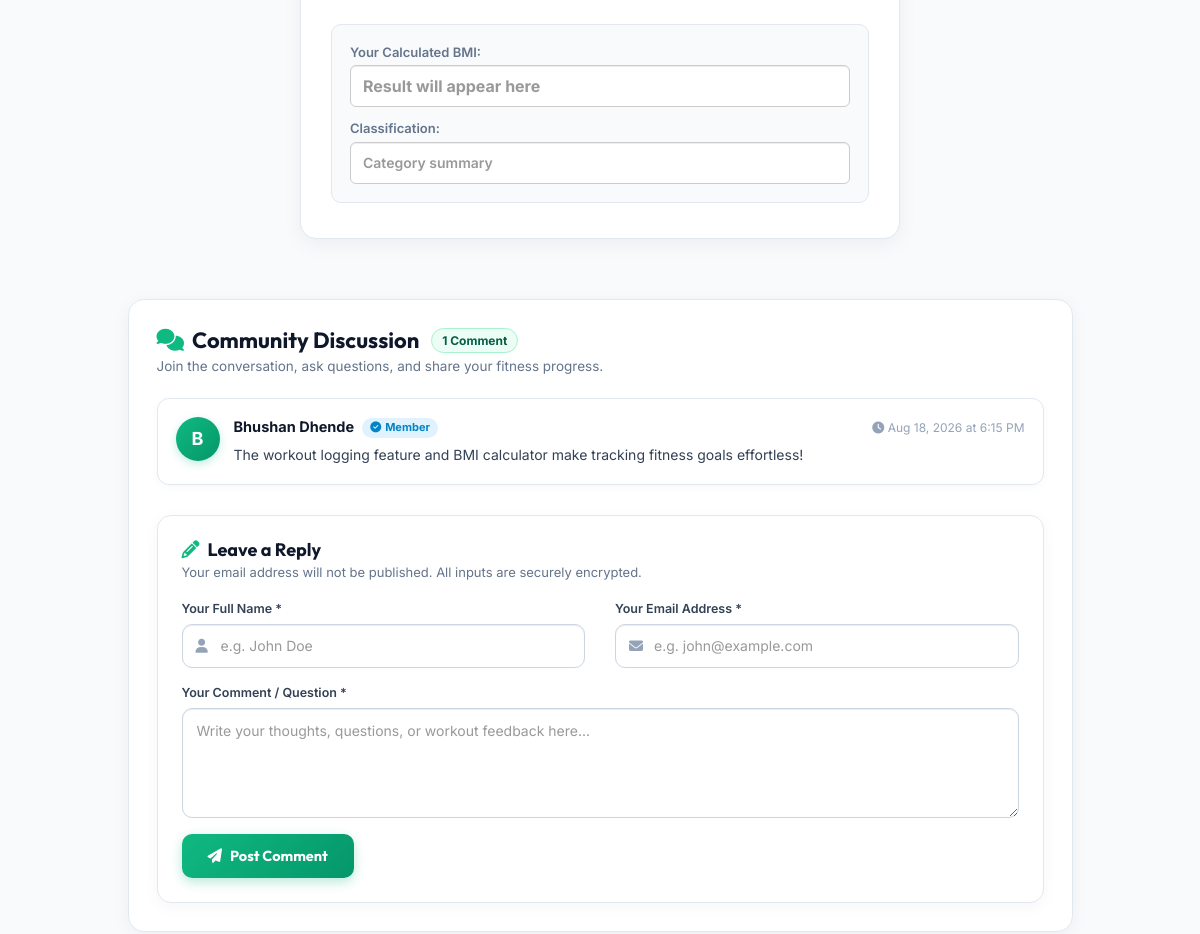
The app's page /BMI-calc.php (middle part), older data.
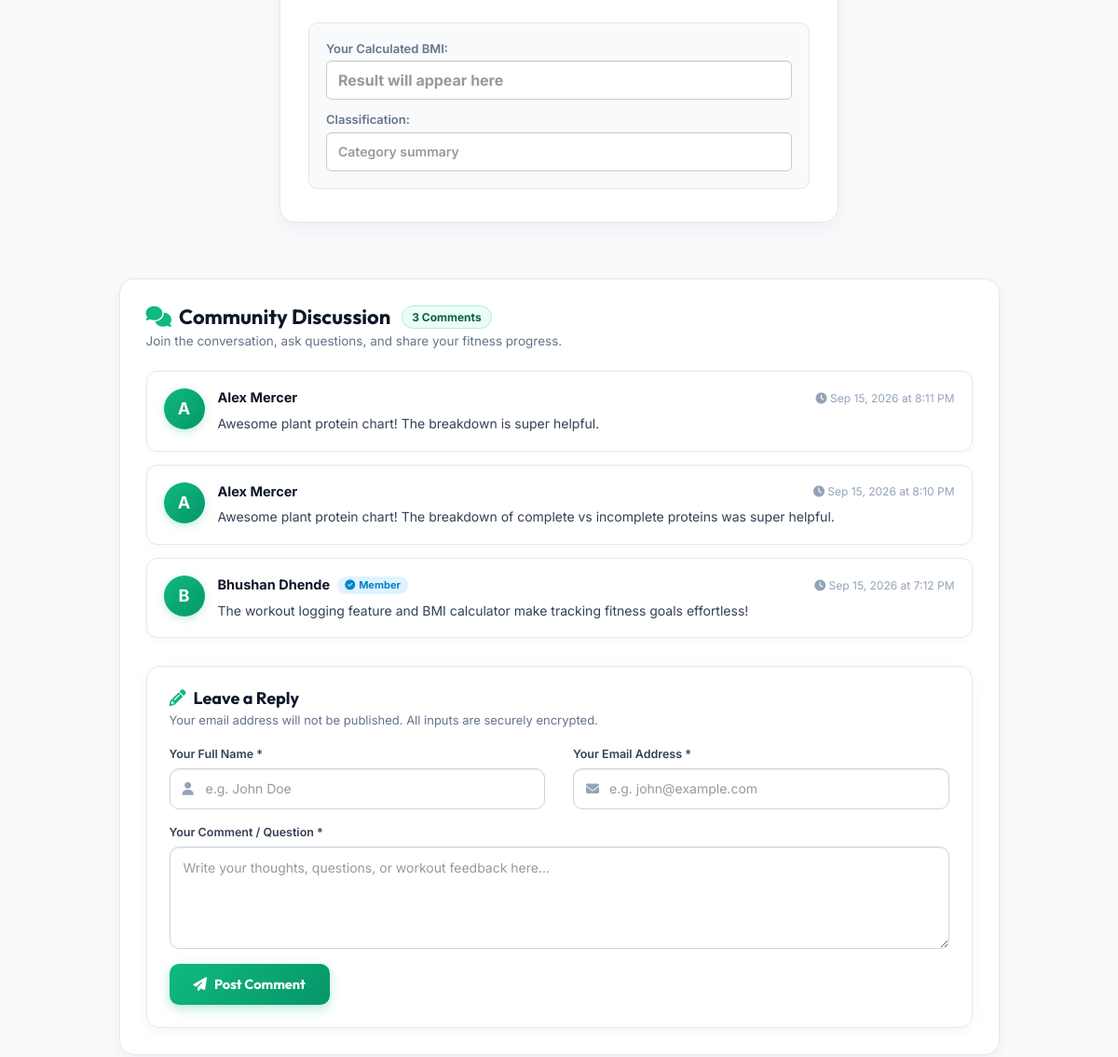
The same page, newer data.
### tables this page shows
CREATE TABLE `comments` (
  `id` int(11) NOT NULL,
  `user_id` int(11) DEFAULT NULL,
  `name` varchar(100) NOT NULL,
  `email` varchar(100) NOT NULL,
  `comment` text NOT NULL,
  `created_at` timestamp NOT NULL DEFAULT current_timestamp()
);

### comment.php (the view, shortened to what this page needs)
<?php
$name = "";
$email = "";
$all_comments = [];
if (isset($conn)) {
    $c_query = $conn->query("SELECT * FROM comments ORDER BY id DESC LIMIT 20");
    if ($c_query) {
        while ($c_row = $c_query->fetch_assoc()) {
            $all_comments[] = $c_row;
        }
    }
}
$commentCount = count($all_comments);
?>
<div class="comments-section-wrapper" id="comments-section">
    <div class="comments-header">
        <div class="comments-header-left">
            <h3 class="comments-main-title">
                <i class="fa fa-comments text-emerald"></i> Community Discussion
            </h3>
            <span class="comments-count-badge"><?php echo $commentCount; ?> <?php echo ($commentCount === 1) ? 'Comment' : 'Comments'; ?></span>
        </div>
        <p class="comments-header-sub">Join the conversation, ask questions, and share your fitness progress.</p>
    </div>
    <div class="comments-feed-container">
        <?php if (!empty($all_comments)): ?>
            <?php foreach ($all_comments as $c):
                $initial = !empty($c['name']) ? strtoupper(substr(trim($c['name']), 0, 1)) : '?';
                $isMember = !empty($c['user_id']) && $c['user_id'] > 0;
                $formattedDate = !empty($c['created_at']) ? date('M j, Y \a\t g:i A', strtotime($c['created_at'])) : 'Recently';
            ?>
                <div class="comment-card-item">
                    <div class="comment-avatar">
                        <?php echo htmlspecialchars($initial); ?>
                    </div>
                    <div class="comment-content-area">
                        <div class="comment-meta-bar">
                            <span class="comment-author-name"><?php echo htmlspecialchars($c['name']); ?></span>
                            <?php if ($isMember): ?>
                                <span class="comment-verified-badge" title="Verified Member">
                                    <i class="fa fa-check-circle"></i> Member
                                </span>
                            <?php endif; ?>
                            <span class="comment-time-stamp">
                                <i class="fa fa-clock-o"></i> <?php echo $formattedDate; ?>
                            </span>
                        </div>
                        <div class="comment-text-body">
                            <?php echo nl2br(htmlspecialchars($c['comment'])); ?>
                        </div>
                    </div>
                </div>
            <?php endforeach; ?>
        <?php endif; ?>
    </div>
    <div class="comment-form-card">
        <h4 class="form-card-title">
            <i class="fa fa-pencil text-emerald"></i> Leave a Reply
        </h4>
        <p class="form-card-subtitle">Your email address will not be published. All inputs are securely encrypted.</p>
        <form action="#comments-section" class="modern-comment-form" method="POST">
            <?php if (!isset($_SESSION['id'])): ?>
                <div class="row">
                    <div class="col-sm-6">
                        <div class="comment-field-group">
                            <label for="comment-name">Your Full Name *</label>
                            <div class="input-with-icon">
                                <input type="text" id="comment-name" name="name" class="form-control modern-input" placeholder="e.g. John Doe" required value="<?php echo htmlspecialchars($name); ?>">
                            </div>
                        </div>
                    </div>
                    <div class="col-sm-6">
                        <div class="comment-field-group">
                            <label for="comment-email">Your Email Address *</label>
                            <div class="input-with-icon">
                                <input type="email" id="comment-email" name="email" class="form-control modern-input" placeholder="e.g. john@example.com" required value="<?php echo htmlspecialchars($email); ?>">
                            </div>
                        </div>
                    </div>
                </div>
            <?php else: ?>
                <input type="hidden" name="name" value="<?php echo htmlspecialchars($name); ?>">
                <input type="hidden" name="email" value="<?php echo htmlspecialchars($email); ?>">
            <?php endif; ?>
            <div class="comment-field-group">
                <label for="comment-message">Your Comment / Question *</label>
                <textarea id="comment-message" name="comment" class="form-control modern-textarea" rows="4" placeholder="Write your thoughts, questions, or workout feedback here..." required></textarea>
            </div>
            <div class="comment-form-actions">
                <button type="submit" class="btn-post-comment">
                    <i class="fa fa-paper-plane"></i> Post Comment
                </button>
            </div>
        </form>
    </div>
</div>

Row changes from the older to the newer data that the page shows:
added comments: name "A", name "Alex Mercer", created_at "Sep 15, 2026 at 8:11 PM", comment "Awesome plant protein chart! The breakdown is super helpful."
added comments: name "A", name "Alex Mercer", created_at "Sep 15, 2026 at 8:10 PM", comment "Awesome plant protein chart! The breakdown of complete vs incomplete proteins was super helpful."
changed comments "Bhushan Dhende": created_at "Aug 18, 2026 at 6:15 PM" → "Sep 15, 2026 at 7:12 PM"
Text that changed along with them:
$commentCount: "1" → "3"
text no longer shown: "Comment"
text now shown: "Comments"
